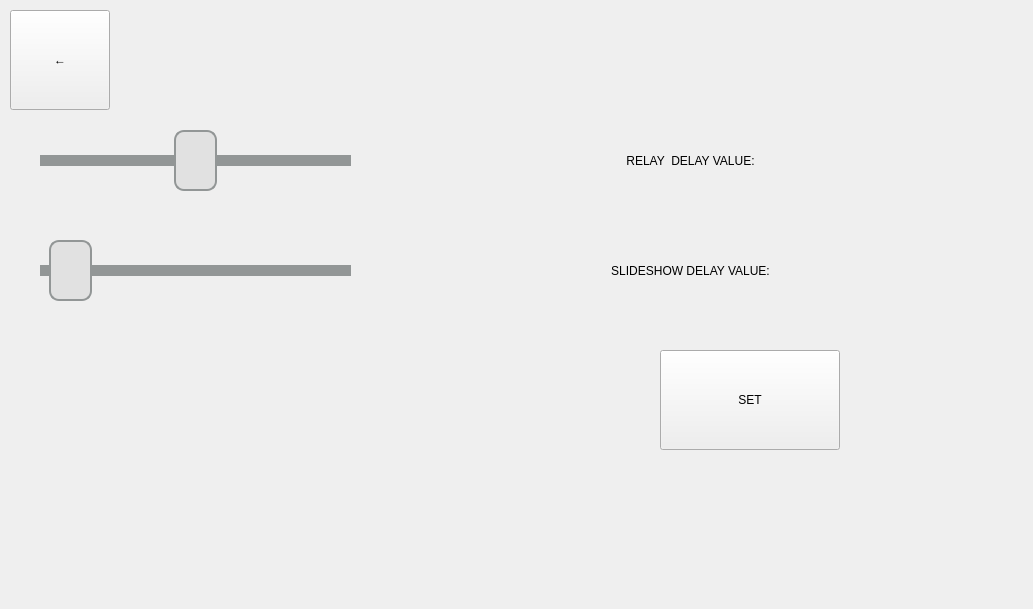
   <widget class="QWidget" name="delay">
    <widget class="QLabel" name="background_delay">
     <property name="geometry">
      <rect>
       <x>0</x>
       <y>0</y>
       <width>1024</width>
       <height>600</height>
      </rect>
     </property>
     <property name="styleSheet">
      <string notr="true">frame-color:rgb(225, 225, 225);</string>
     </property>
     <property name="text">
      <string/>
     </property>
     <property name="pixmap">
      <pixmap>../../../1/graphic/emoto2.png</pixmap>
     </property>
    </widget>
    <widget class="QPushButton" name="button_back_delay">
     <property name="geometry">
      <rect>
       <x>10</x>
       <y>10</y>
       <width>100</width>
       <height>100</height>
      </rect>
     </property>
     <property name="styleSheet">
      <string notr="true">	border-style: solid;
	border-width: 3px;
	border-radius: 16px;
	border-color: rgb(225,225,225);
	color: rgb(146, 150, 150);
	font: 300 60pt &quot;Calibri Light&quot; ;
	font-weight: bold;
	background-image (&quot;C:\Users\mjszo\Desktop\1\graphic\blang.png&quot;)</string>
     </property>
     <property name="text">
      <string>←</string>
     </property>
    </widget>
    <widget class="QLabel" name="relay_delay">
     <property name="geometry">
      <rect>
       <x>380</x>
       <y>120</y>
       <width>621</width>
       <height>81</height>
      </rect>
     </property>
     <property name="styleSheet">
      <string notr="true">	border-style: solid;
	border-color: rgb(146, 150, 150);
	border-width: 3px;
	border-radius: 16px;
	color: rgb(146, 150, 150);
	font: 900 26pt &quot;Calibri Light&quot;;
	background-image (&quot;C:\Users\mjszo\Desktop\1\graphic\blang.png&quot;)</string>
     </property>
     <property name="text">
      <string>RELAY  DELAY VALUE:</string>
     </property>
     <property name="alignment">
      <set>Qt::AlignCenter</set>
     </property>
    </widget>
    <widget class="QPushButton" name="button_set_delay">
     <property name="geometry">
      <rect>
       <x>660</x>
       <y>350</y>
       <width>180</width>
       <height>100</height>
      </rect>
     </property>
     <property name="styleSheet">
      <string notr="true">	border-style: solid;
	border-width: 3px;
	border-radius: 16px;
	color: rgb(146, 150, 150);
	font: 300 24pt &quot;Calibri Light&quot;;
	background-image (&quot;C:\Users\mjszo\Desktop\1\graphic\blang.png&quot;)</string>
     </property>
     <property name="text">
      <string>SET</string>
     </property>
    </widget>
    <widget class="QSlider" name="relay_delay_slider">
     <property name="geometry">
      <rect>
       <x>40</x>
       <y>130</y>
       <width>311</width>
       <height>61</height>
      </rect>
     </property>
     <property name="styleSheet">
      <string notr="true">QSlider::groove:horizontal {
    background: rgb(225,225,225);
    position: absolute; /* absolutely position 4px from the left and right of the widget. setting margins on the widget should work too... */
    top: 25px; bottom: 25px;
	
}

QSlider::handle:horizontal {
    height: 29px;
	width: 39px;
    background: rgb(225,225,225);
	border-radius: 10px;
	border:2px solid rgb(146,150,150);
	margin: -25px -0px;
}

QSlider::add-page:horizontal {
    background: rgb(146,150,150);
}

QSlider::sub-page:horizontal {
    background: rgb(146,150,150);
}</string>
     </property>
     <property name="minimum">
      <number>1</number>
     </property>
     <property name="maximum">
      <number>5</number>
     </property>
     <property name="sliderPosition">
      <number>3</number>
     </property>
     <property name="orientation">
      <enum>Qt::Horizontal</enum>
     </property>
    </widget>
    <widget class="QLabel" name="slideshow_delay">
     <property name="geometry">
      <rect>
       <x>380</x>
       <y>230</y>
       <width>621</width>
       <height>81</height>
      </rect>
     </property>
     <property name="styleSheet">
      <string notr="true">	border-style: solid;
	border-color: rgb(146, 150, 150);
	border-width: 3px;
	border-radius: 16px;
	color: rgb(146, 150, 150);
	font: 900 26pt &quot;Calibri Light&quot;;
	background-image (&quot;C:\Users\mjszo\Desktop\1\graphic\blang.png&quot;)</string>
     </property>
     <property name="text">
      <string>SLIDESHOW DELAY VALUE:</string>
     </property>
     <property name="alignment">
      <set>Qt::AlignCenter</set>
     </property>
    </widget>
    <widget class="QSlider" name="slideshow_delay_slider">
     <property name="geometry">
      <rect>
       <x>40</x>
       <y>240</y>
       <width>311</width>
       <height>61</height>
      </rect>
     </property>
     <property name="styleSheet">
      <string notr="true">QSlider::groove:horizontal {
    background: rgb(225,225,225);
    position: absolute; /* absolutely position 4px from the left and right of the widget. setting margins on the widget should work too... */
    top: 25px; bottom: 25px;
	
}

QSlider::handle:horizontal {
    height: 29px;
	width: 39px;
    background: rgb(225,225,225);
	border-radius: 10px;
	border:2px solid rgb(146,150,150);
	margin: -25px -0px;
}

QSlider::add-page:horizontal {
    background: rgb(146,150,150);
}

QSlider::sub-page:horizontal {
    background: rgb(146,150,150);
}</string>
     </property>
     <property name="minimum">
      <number>3</number>
     </property>
     <property name="maximum">
      <number>60</number>
     </property>
     <property name="value">
      <number>5</number>
     </property>
     <property name="sliderPosition">
      <number>5</number>
     </property>
     <property name="orientation">
      <enum>Qt::Horizontal</enum>
     </property>
    </widget>
   </widget>
